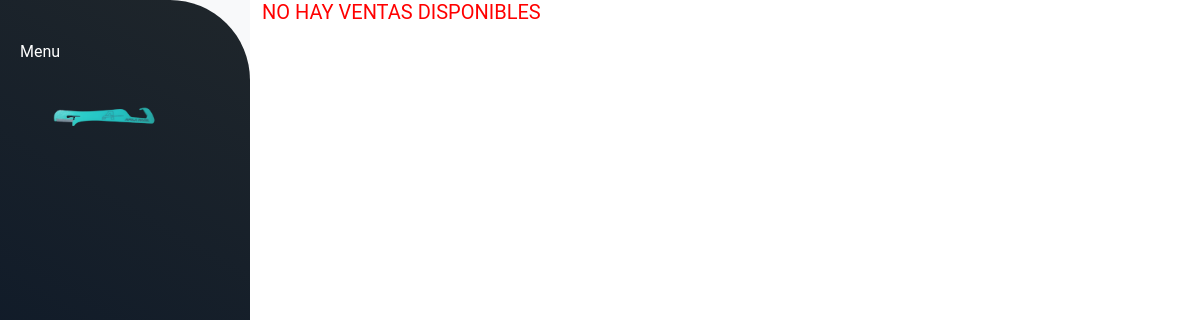
The page /ventas/ on the database as committed earlier.
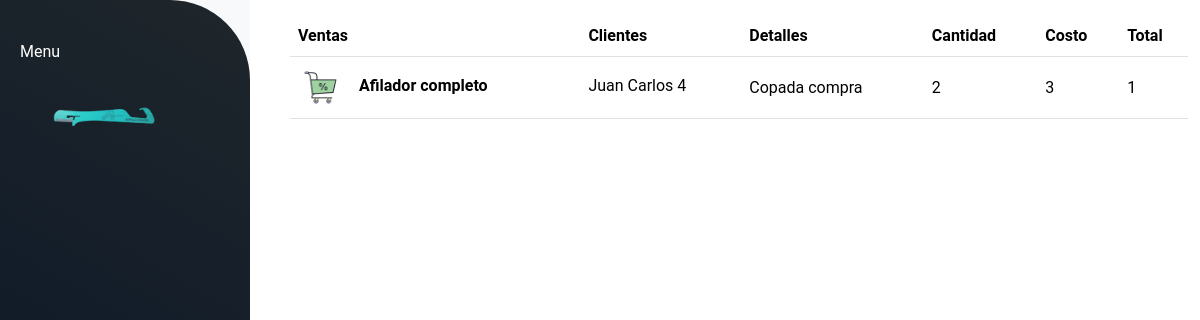
The same page on the database as committed later.
### ventas/models.py (models this page shows)
class Ventas(models.Model):
    cantidad = models.IntegerField(default=0)
    detalle = models.CharField(max_length=200, blank=True)
    produccion= models.ForeignKey(Produccion, on_delete=models.CASCADE)
    clientes = models.ForeignKey(Clientes, on_delete=models.CASCADE)
    costo = models.IntegerField(default=0)
    total = models.IntegerField(default=0)
    imagen = models.TextField(null=True, blank=True)
    def get_imagen_url(self):
        if self.imagen:
            return f"/static/img/{self.imagen}"
        else:
            return "/static/img/venta.png"

### produccion/models.py (models this page shows)
class Produccion(models.Model):
    producto_completo = models.BooleanField(default=False)
    materias = models.ForeignKey(Materias, on_delete=models.CASCADE, related_name='produccion', null=True, blank=True)
    produccion_cantidad = models.IntegerField(default=0)
    produccion_total = models.IntegerField(default=0)
    nombre = models.CharField(max_length=100, default='')
    class Meta:
        db_table = 'produccion'
        verbose_name = "Produccion"
    def __str__(self):
        return f"{self.nombre}"

### clientes/models.py (models this page shows, shortened)
class Clientes(models.Model):
    nombre = models.CharField(max_length=50)
    detalle = models.CharField(max_length=200, blank=True)
    direccion = models.CharField(max_length=100)
    telefono = models.IntegerField(null=True, blank=True)
    email = models.CharField(max_length=100)
    imagen = models.TextField(null=True, blank=True)
    class Meta:
        db_table = 'clientes'
        verbose_name = "Clientes"
    def __str__(self):
        return f"{self.nombre}"

### ventas/views.py (the view)
# urls.py: path('', views.mostrar_ventas, name='ventas'),
def mostrar_ventas(request):
    ventas = Ventas.objects.all()
    return render(request,'ventas.html',{'ventas': ventas})

### ventas/templates/ventas.html (shortened to what this page needs)
{% extends "materias_primas/layout.html" %}
{% load static %}
{% block content %}
{% if ventas%}
<div class="container" id="altura">
    <table class="table align-middle mb-0 bg-white m-3 mb-5" >
        <thead class="bg-light">
        <tr>
            <th>Ventas</th>
            <th>Clientes</th>
            <th>Detalles</th>
            <th>Cantidad</th>
            <th>Costo</th>
            <th>Total</th>
        </tr>
        </thead>
        <tbody>
        {% for venta in ventas %}
            <tr>
                <td>
                <div class="d-flex align-items-center" >
                    <img
                        src="{{ venta.get_imagen_url }}"
                        alt="NO-IMG"
                        style="width: 45px; height: 45px"
                        class="rounded-circle"
                        />
                    <div class="ms-3">
                    <p class="fw-bold mb-1 ml-2">{{venta.produccion}}</p>
                    </div>
                </div>
                </td>
                <td>
                <p class="fw-normal mb-1">{{ venta.clientes}}</p>
                </td>
                <td>{{ venta.detalle }}</td>
                <td>{{ venta.cantidad }}</td>
                <td>{{ venta.costo }}</td>
                <td>{{ venta.total }}</td>
            </tr>
        {%endfor%}
        </tbody>
    </table>
{%else%}
<h5 class="fw-normal mb-1" style="color:red">NO HAY VENTAS DISPONIBLES</h5>
{%endif%}
</div>
{% endblock %}

Rows that differ between the two databases and show on the page:
added Ventas: produccion "Afilador completo", clientes "Juan Carlos 4", detalle "Copada compra", cantidad "2", costo "3", total "1"
Other text that changed with them:
text no longer shown: "NO HAY VENTAS DISPONIBLES"
text now shown: "Ventas Clientes Detalles Cantidad Costo Total"
